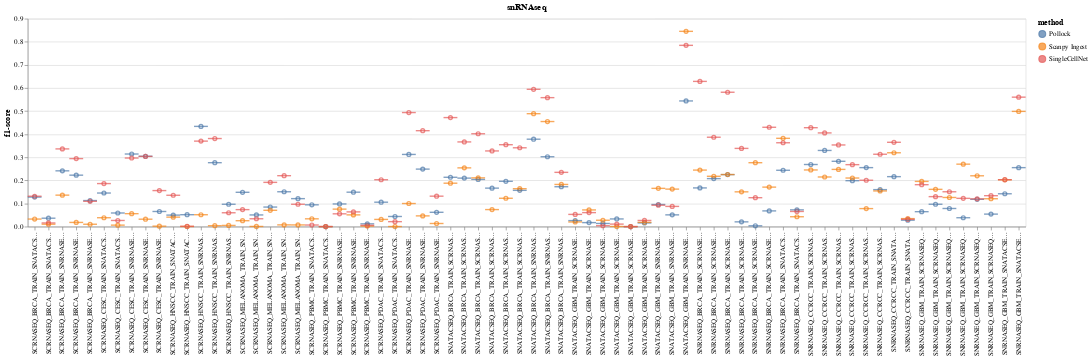

This figure's notebook cell:
### Code cell
combined = None
for dtype in ['snRNAseq']:
    d = pred_map[dtype]
    df = get_performance_df(d)
    df['train_dataset'] = [x.split('_')[0] for x in df['disease']]
    df['val_dataset'] = [x.split('_')[2] for x in df['disease']]
    print(df.shape)
    chart = make_point_chart(df) + make_tick_chart(df, title=dtype)
    if combined is None:
        combined = chart
    else:
        combined |= chart
combined.resolve_scale(y='shared')

### Figure 1 — Vega-Lite specification as saved in the notebook (floating-point values rounded to 4 significant figures; data arrays with more than 128 entries replaced by an {"elided": "..."} marker saying what was removed)
{"config": {"view": {"continuousWidth": 400, "continuousHeight": 300}}, "layer": [{"mark": "point", "encoding": {"color": {"type": "nominal", "field": "method", "sort": ["Pollock"]}, "x": {"type": "nominal", "axis": {"title": null}, "field": "disease"}, "y": {"type": "quantitative", "axis": {"grid": true}, "field": "f1-score", "scale": {"zero": false}}}}, {"mark": {"type": "tick", "thickness": 2}, "encoding": {"color": {"type": "nominal", "field": "method", "sort": ["Pollock"]}, "x": {"type": "nominal", "axis": {"title": null}, "field": "disease"}, "y": {"type": "quantitative", "axis": {"grid": true}, "field": "f1-score", "scale": {"zero": false}}}, "title": "snRNAseq"}], "data": {"name": "data-a0c1dfaa16771eef6e2a9b1b2479c838"}, "resolve": {"scale": {"y": "shared"}}, "$schema": "https://vega.github.io/schema/vega-lite/v4.8.1.json", "datasets": {"data-a0c1dfaa16771eef6e2a9b1b2479c838": {"elided": "216 records"}}}
